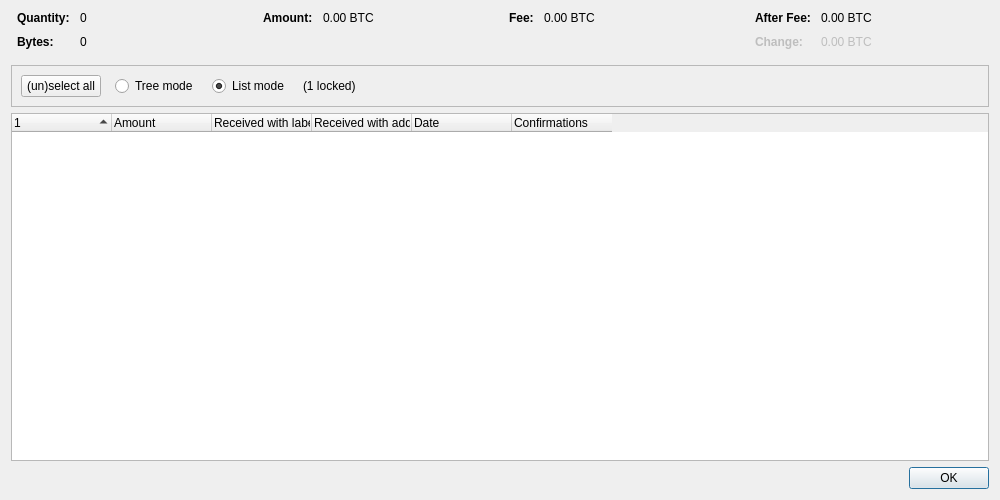
<?xml version="1.0" encoding="UTF-8"?>
<ui version="4.0">
 <class>CoinControlDialog</class>
 <widget class="QDialog" name="CoinControlDialog">
  <property name="geometry">
   <rect>
    <x>0</x>
    <y>0</y>
    <width>1000</width>
    <height>500</height>
   </rect>
  </property>
  <property name="windowTitle">
   <string>Coin Selection</string>
  </property>
  <layout class="QVBoxLayout" name="verticalLayout">
   <item>
    <layout class="QHBoxLayout" name="horizontalLayoutTop" stretch="0,0,0,0">
     <property name="topMargin">
      <number>0</number>
     </property>
     <property name="bottomMargin">
      <number>10</number>
     </property>
     <item>
      <layout class="QFormLayout" name="formLayoutCoinControl1">
       <property name="labelAlignment">
        <set>Qt::AlignLeft|Qt::AlignVCenter</set>
       </property>
       <property name="horizontalSpacing">
        <number>10</number>
       </property>
       <property name="verticalSpacing">
        <number>10</number>
       </property>
       <property name="leftMargin">
        <number>6</number>
       </property>
       <property name="rightMargin">
        <number>6</number>
       </property>
       <item row="0" column="0">
        <widget class="QLabel" name="labelCoinControlQuantityText">
         <property name="font">
          <font>
           <weight>75</weight>
           <bold>true</bold>
          </font>
         </property>
         <property name="text">
          <string>Quantity:</string>
         </property>
        </widget>
       </item>
       <item row="0" column="1">
        <widget class="QLabel" name="labelCoinControlQuantity">
         <property name="cursor">
          <cursorShape>IBeamCursor</cursorShape>
         </property>
         <property name="contextMenuPolicy">
          <enum>Qt::ActionsContextMenu</enum>
         </property>
         <property name="text">
          <string notr="true">0</string>
         </property>
         <property name="textInteractionFlags">
          <set>Qt::LinksAccessibleByMouse|Qt::TextSelectableByKeyboard|Qt::TextSelectableByMouse</set>
         </property>
        </widget>
       </item>
       <item row="1" column="0">
        <widget class="QLabel" name="labelCoinControlBytesText">
         <property name="font">
          <font>
           <weight>75</weight>
           <bold>true</bold>
          </font>
         </property>
         <property name="text">
          <string>Bytes:</string>
         </property>
        </widget>
       </item>
       <item row="1" column="1">
        <widget class="QLabel" name="labelCoinControlBytes">
         <property name="cursor">
          <cursorShape>IBeamCursor</cursorShape>
         </property>
         <property name="contextMenuPolicy">
          <enum>Qt::ActionsContextMenu</enum>
         </property>
         <property name="text">
          <string notr="true">0</string>
         </property>
         <property name="textInteractionFlags">
          <set>Qt::LinksAccessibleByMouse|Qt::TextSelectableByKeyboard|Qt::TextSelectableByMouse</set>
         </property>
        </widget>
       </item>
      </layout>
     </item>
     <item>
      <layout class="QFormLayout" name="formLayoutCoinControl2">
       <property name="horizontalSpacing">
        <number>10</number>
       </property>
       <property name="verticalSpacing">
        <number>10</number>
       </property>
       <property name="leftMargin">
        <number>6</number>
       </property>
       <property name="rightMargin">
        <number>6</number>
       </property>
       <item row="0" column="0">
        <widget class="QLabel" name="labelCoinControlAmountText">
         <property name="font">
          <font>
           <weight>75</weight>
           <bold>true</bold>
          </font>
         </property>
         <property name="text">
          <string>Amount:</string>
         </property>
        </widget>
       </item>
       <item row="0" column="1">
        <widget class="QLabel" name="labelCoinControlAmount">
         <property name="cursor">
          <cursorShape>IBeamCursor</cursorShape>
         </property>
         <property name="contextMenuPolicy">
          <enum>Qt::ActionsContextMenu</enum>
         </property>
         <property name="text">
          <string notr="true">0.00 BTC</string>
         </property>
         <property name="textInteractionFlags">
          <set>Qt::LinksAccessibleByMouse|Qt::TextSelectableByKeyboard|Qt::TextSelectableByMouse</set>
         </property>
        </widget>
       </item>
      </layout>
     </item>
     <item>
      <layout class="QFormLayout" name="formLayoutCoinControl3">
       <property name="horizontalSpacing">
        <number>10</number>
       </property>
       <property name="verticalSpacing">
        <number>10</number>
       </property>
       <property name="leftMargin">
        <number>6</number>
       </property>
       <property name="rightMargin">
        <number>6</number>
       </property>
       <item row="0" column="0">
        <widget class="QLabel" name="labelCoinControlFeeText">
         <property name="font">
          <font>
           <weight>75</weight>
           <bold>true</bold>
          </font>
         </property>
         <property name="text">
          <string>Fee:</string>
         </property>
        </widget>
       </item>
       <item row="0" column="1">
        <widget class="QLabel" name="labelCoinControlFee">
         <property name="cursor">
          <cursorShape>IBeamCursor</cursorShape>
         </property>
         <property name="contextMenuPolicy">
          <enum>Qt::ActionsContextMenu</enum>
         </property>
         <property name="text">
          <string notr="true">0.00 BTC</string>
         </property>
         <property name="textInteractionFlags">
          <set>Qt::LinksAccessibleByMouse|Qt::TextSelectableByKeyboard|Qt::TextSelectableByMouse</set>
         </property>
        </widget>
       </item>
      </layout>
     </item>
     <item>
      <layout class="QFormLayout" name="formLayoutCoinControl4">
       <property name="labelAlignment">
        <set>Qt::AlignLeft|Qt::AlignVCenter</set>
       </property>
       <property name="horizontalSpacing">
        <number>10</number>
       </property>
       <property name="verticalSpacing">
        <number>10</number>
       </property>
       <property name="leftMargin">
        <number>6</number>
       </property>
       <property name="rightMargin">
        <number>6</number>
       </property>
       <item row="0" column="0">
        <widget class="QLabel" name="labelCoinControlAfterFeeText">
         <property name="font">
          <font>
           <weight>75</weight>
           <bold>true</bold>
          </font>
         </property>
         <property name="text">
          <string>After Fee:</string>
         </property>
        </widget>
       </item>
       <item row="0" column="1">
        <widget class="QLabel" name="labelCoinControlAfterFee">
         <property name="cursor">
          <cursorShape>IBeamCursor</cursorShape>
         </property>
         <property name="contextMenuPolicy">
          <enum>Qt::ActionsContextMenu</enum>
         </property>
         <property name="text">
          <string notr="true">0.00 BTC</string>
         </property>
         <property name="textInteractionFlags">
          <set>Qt::LinksAccessibleByMouse|Qt::TextSelectableByKeyboard|Qt::TextSelectableByMouse</set>
         </property>
        </widget>
       </item>
       <item row="1" column="0">
        <widget class="QLabel" name="labelCoinControlChangeText">
         <property name="enabled">
          <bool>false</bool>
         </property>
         <property name="font">
          <font>
           <weight>75</weight>
           <bold>true</bold>
          </font>
         </property>
         <property name="text">
          <string>Change:</string>
         </property>
        </widget>
       </item>
       <item row="1" column="1">
        <widget class="QLabel" name="labelCoinControlChange">
         <property name="enabled">
          <bool>false</bool>
         </property>
         <property name="cursor">
          <cursorShape>IBeamCursor</cursorShape>
         </property>
         <property name="contextMenuPolicy">
          <enum>Qt::ActionsContextMenu</enum>
         </property>
         <property name="text">
          <string notr="true">0.00 BTC</string>
         </property>
         <property name="textInteractionFlags">
          <set>Qt::LinksAccessibleByMouse|Qt::TextSelectableByKeyboard|Qt::TextSelectableByMouse</set>
         </property>
        </widget>
       </item>
      </layout>
     </item>
    </layout>
   </item>
   <item>
    <widget class="QFrame" name="frame">
     <property name="minimumSize">
      <size>
       <width>0</width>
       <height>40</height>
      </size>
     </property>
     <property name="frameShape">
      <enum>QFrame::StyledPanel</enum>
     </property>
     <property name="frameShadow">
      <enum>QFrame::Sunken</enum>
     </property>
     <layout class="QHBoxLayout" name="horizontalLayout">
      <item>
       <layout class="QHBoxLayout" name="horizontalLayoutPanel" stretch="0,0,0,0,0">
        <property name="spacing">
         <number>14</number>
        </property>
        <item>
         <widget class="QPushButton" name="pushButtonSelectAll">
          <property name="sizePolicy">
           <sizepolicy hsizetype="Maximum" vsizetype="Fixed">
            <horstretch>0</horstretch>
            <verstretch>0</verstretch>
           </sizepolicy>
          </property>
          <property name="text">
           <string>(un)select all</string>
          </property>
          <property name="autoDefault">
           <bool>false</bool>
          </property>
         </widget>
        </item>
        <item>
         <widget class="QRadioButton" name="radioTreeMode">
          <property name="sizePolicy">
           <sizepolicy hsizetype="Maximum" vsizetype="Fixed">
            <horstretch>0</horstretch>
            <verstretch>0</verstretch>
           </sizepolicy>
          </property>
          <property name="text">
           <string>Tree mode</string>
          </property>
         </widget>
        </item>
        <item>
         <widget class="QRadioButton" name="radioListMode">
          <property name="sizePolicy">
           <sizepolicy hsizetype="Maximum" vsizetype="Fixed">
            <horstretch>0</horstretch>
            <verstretch>0</verstretch>
           </sizepolicy>
          </property>
          <property name="text">
           <string>List mode</string>
          </property>
          <property name="checked">
           <bool>true</bool>
          </property>
         </widget>
        </item>
        <item>
         <widget class="QLabel" name="labelLocked">
          <property name="text">
           <string notr="true">(1 locked)</string>
          </property>
         </widget>
        </item>
        <item>
         <spacer name="horizontalSpacer">
          <property name="orientation">
           <enum>Qt::Horizontal</enum>
          </property>
          <property name="sizeHint" stdset="0">
           <size>
            <width>40</width>
            <height>20</height>
           </size>
          </property>
         </spacer>
        </item>
       </layout>
      </item>
     </layout>
    </widget>
   </item>
   <item>
    <widget class="CoinControlTreeWidget" name="treeWidget">
     <property name="contextMenuPolicy">
      <enum>Qt::CustomContextMenu</enum>
     </property>
     <property name="sortingEnabled">
      <bool>false</bool>
     </property>
     <property name="columnCount">
      <number>6</number>
     </property>
     <attribute name="headerShowSortIndicator" stdset="0">
      <bool>true</bool>
     </attribute>
     <attribute name="headerStretchLastSection">
      <bool>false</bool>
     </attribute>
     <column>
      <property name="text">
       <string/>
      </property>
     </column>
     <column>
      <property name="text">
       <string>Amount</string>
      </property>
     </column>
     <column>
      <property name="text">
       <string>Received with label</string>
      </property>
     </column>
     <column>
      <property name="text">
       <string>Received with address</string>
      </property>
     </column>
     <column>
      <property name="text">
       <string>Date</string>
      </property>
     </column>
     <column>
      <property name="text">
       <string>Confirmations</string>
      </property>
      <property name="toolTip">
       <string>Confirmed</string>
      </property>
     </column>
     <column>
      <property name="text">
       <string/>
      </property>
     </column>
     <column>
      <property name="text">
       <string/>
      </property>
     </column>
     <column>
      <property name="text">
       <string/>
      </property>
     </column>
     <column>
      <property name="text">
       <string/>
      </property>
     </column>
    </widget>
   </item>
   <item>
    <widget class="QDialogButtonBox" name="buttonBox">
     <property name="orientation">
      <enum>Qt::Horizontal</enum>
     </property>
     <property name="standardButtons">
      <set>QDialogButtonBox::Ok</set>
     </property>
    </widget>
   </item>
  </layout>
 </widget>
 <customwidgets>
  <customwidget>
   <class>CoinControlTreeWidget</class>
   <extends>QTreeWidget</extends>
   <header>qt/coincontroltreewidget.h</header>
  </customwidget>
 </customwidgets>
 <resources/>
 <connections/>
</ui>
  
